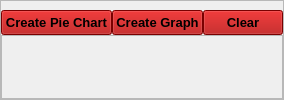
         <widget class="QWidget" name="graphPage">
          <layout class="QVBoxLayout" name="verticalLayout_8">
           <property name="spacing">
            <number>0</number>
           </property>
           <property name="leftMargin">
            <number>0</number>
           </property>
           <property name="topMargin">
            <number>0</number>
           </property>
           <property name="rightMargin">
            <number>0</number>
           </property>
           <property name="bottomMargin">
            <number>0</number>
           </property>
           <item>
            <widget class="QFrame" name="graphFrame">
             <property name="frameShape">
              <enum>QFrame::StyledPanel</enum>
             </property>
             <property name="frameShadow">
              <enum>QFrame::Raised</enum>
             </property>
             <layout class="QVBoxLayout" name="verticalLayout_19">
              <property name="spacing">
               <number>0</number>
              </property>
              <property name="leftMargin">
               <number>0</number>
              </property>
              <property name="topMargin">
               <number>9</number>
              </property>
              <property name="rightMargin">
               <number>0</number>
              </property>
              <property name="bottomMargin">
               <number>0</number>
              </property>
              <item alignment="Qt::AlignTop">
               <widget class="QWidget" name="graphNavBar" native="true">
                <layout class="QHBoxLayout" name="horizontalLayout_3">
                 <property name="spacing">
                  <number>0</number>
                 </property>
                 <property name="leftMargin">
                  <number>0</number>
                 </property>
                 <property name="topMargin">
                  <number>0</number>
                 </property>
                 <property name="rightMargin">
                  <number>0</number>
                 </property>
                 <property name="bottomMargin">
                  <number>0</number>
                 </property>
                 <item>
                  <widget class="QPushButton" name="createPieGraphBtn">
                   <property name="minimumSize">
                    <size>
                     <width>0</width>
                     <height>25</height>
                    </size>
                   </property>
                   <property name="maximumSize">
                    <size>
                     <width>120</width>
                     <height>40</height>
                    </size>
                   </property>
                   <property name="font">
                    <font>
                     <pointsize>10</pointsize>
                     <weight>75</weight>
                     <bold>true</bold>
                    </font>
                   </property>
                   <property name="styleSheet">
                    <string notr="true">background-color: rgb(170, 0, 0);</string>
                   </property>
                   <property name="text">
                    <string>Create Pie Chart</string>
                   </property>
                  </widget>
                 </item>
                 <item>
                  <widget class="QPushButton" name="createGraphBtn">
                   <property name="minimumSize">
                    <size>
                     <width>0</width>
                     <height>25</height>
                    </size>
                   </property>
                   <property name="maximumSize">
                    <size>
                     <width>120</width>
                     <height>16777215</height>
                    </size>
                   </property>
                   <property name="font">
                    <font>
                     <pointsize>10</pointsize>
                     <weight>75</weight>
                     <bold>true</bold>
                    </font>
                   </property>
                   <property name="styleSheet">
                    <string notr="true">background-color: rgb(170, 0, 0);</string>
                   </property>
                   <property name="text">
                    <string>Create Graph</string>
                   </property>
                  </widget>
                 </item>
                 <item>
                  <widget class="QPushButton" name="pushButton_7">
                   <property name="minimumSize">
                    <size>
                     <width>0</width>
                     <height>25</height>
                    </size>
                   </property>
                   <property name="maximumSize">
                    <size>
                     <width>120</width>
                     <height>16777215</height>
                    </size>
                   </property>
                   <property name="font">
                    <font>
                     <pointsize>10</pointsize>
                     <weight>75</weight>
                     <bold>true</bold>
                    </font>
                   </property>
                   <property name="styleSheet">
                    <string notr="true">background-color: rgb(170, 0, 0);</string>
                   </property>
                   <property name="text">
                    <string>Clear</string>
                   </property>
                  </widget>
                 </item>
                </layout>
               </widget>
              </item>
              <item>
               <widget class="QWidget" name="graphPlotWin" native="true">
                <property name="sizePolicy">
                 <sizepolicy hsizetype="Preferred" vsizetype="Expanding">
                  <horstretch>0</horstretch>
                  <verstretch>0</verstretch>
                 </sizepolicy>
                </property>
                <layout class="QVBoxLayout" name="verticalLayout_20">
                 <property name="spacing">
                  <number>0</number>
                 </property>
                 <property name="leftMargin">
                  <number>0</number>
                 </property>
                 <property name="topMargin">
                  <number>0</number>
                 </property>
                 <property name="rightMargin">
                  <number>0</number>
                 </property>
                 <property name="bottomMargin">
                  <number>0</number>
                 </property>
                 <item>
                  <widget class="QFrame" name="graphFrame_2">
                   <property name="frameShape">
                    <enum>QFrame::StyledPanel</enum>
                   </property>
                   <property name="frameShadow">
                    <enum>QFrame::Raised</enum>
                   </property>
                  </widget>
                 </item>
                </layout>
               </widget>
              </item>
             </layout>
            </widget>
           </item>
          </layout>
         </widget>
